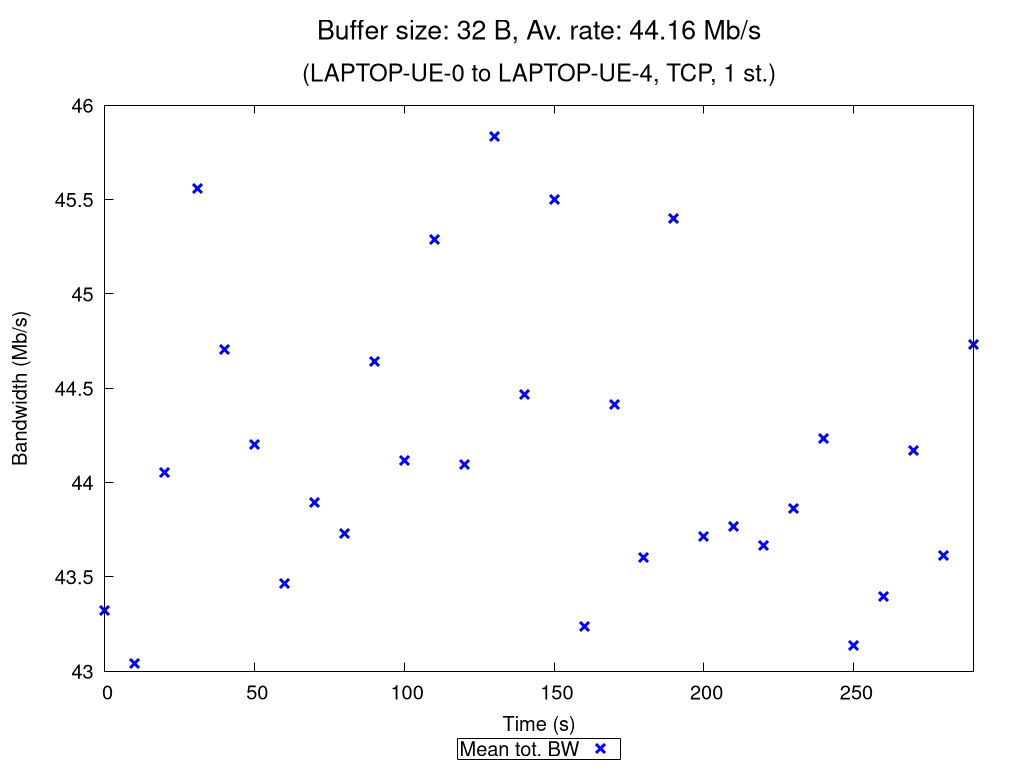

Write gnuplot code to recreate this figure.
set terminal pngcairo nocrop enhanced size 1024,768 font "Verdana,15"
set output "TCP_1_st_2020_10_13_01-30-30_one2two_00032B.png"

set title "{/=20 Buffer size: 32 B, Av. rate: 44.16 Mb/s}\n\n{/=18 (LAPTOP-UE-0 to LAPTOP-UE-4, TCP, 1 st.)}"

set xlabel "Time (s)"
set ylabel "Bandwidth (Mb/s)"
set ytics nomirror
set key bmargin center horizontal box samplen 1 width -1
set bmargin 4.6
set rmargin 4.5

rf = 1000000.0  # rate factor
set style fill transparent solid 0.2 noborder
set autoscale xfix
plot "TCP_1_st_2020_10_13_01-30-30_one2two_00032B_iperf_processed.dat" using 1:($2/rf-$3/rf):($2/rf+$3/rf) with filledcurves lc rgb "blue" notitle, \
     "" using 1:($2/rf) with points pt 2 ps 1.5 lw 3 lc rgb "blue" title "Mean tot. BW", \
